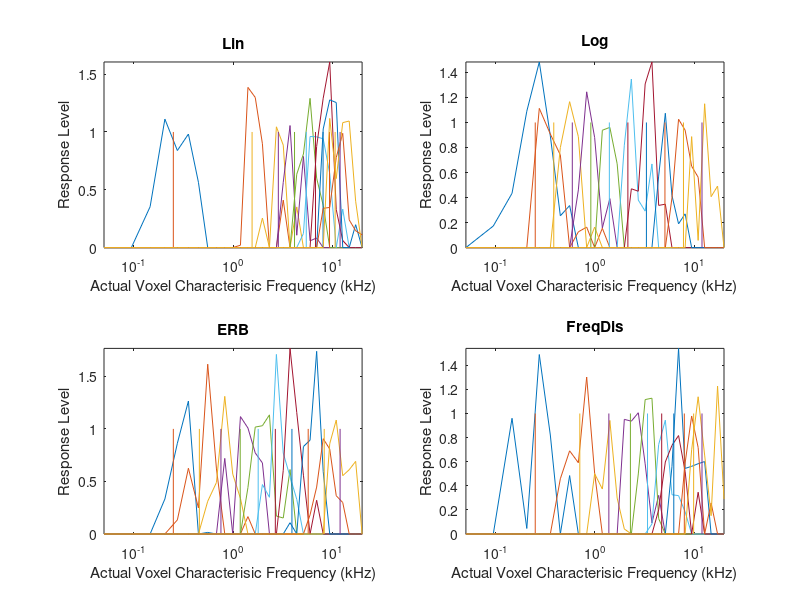
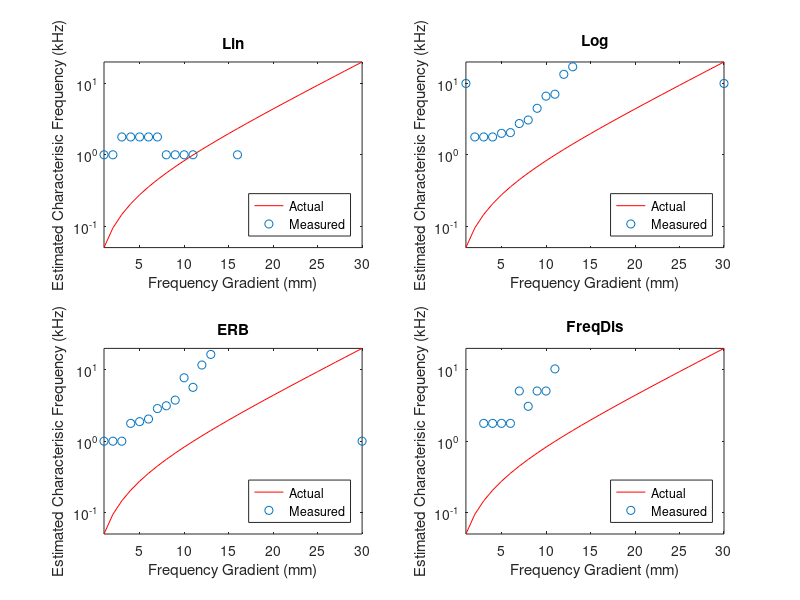

Here is the MATLAB script that generated these plots, in order:
function data = fMRIFreqMagModel
% Model of Frequency magnification imaged using fMRI
% effect on stimulus spacing on recorded response compared to underlying
% spacing of neuron/voxel characterisic frequency spacing

%% TO DO
% Add spread of HMDR - apply to voxel response
% Add noise
% Add frequency selectivity spacing
% create bandpass noise stimuli
% each voxel contain many tuning curves - loop current code for each voxel
% and take weighted average - then convovle with gaussian Hymodynmaic
% spread response
% plot superimposed stimuli responses
% plot neuron response as line, voxel as point
% 30 random numbers - create coiefient 

clc; close all

%% Neuronal population Magnification domain fucntion
% VoxelMagSpace = {str2func('@lcfNErb'),str2func('@FreqDisMagDom')};
% VoxelMagSpace2Freq = {str2func('@lcfInvNErb'),str2func('@FreqDisMagDom2Fre')};
% VoxelFilterWidth = {str2func('@lcfErb'),str2func('@FreqDisMagDom2Freq')};

%% Neuronal population Magnification domain fucntion
VoxelMagSpace = {str2func('@lcfNErb')};
VoxelMagSpace2Freq = {str2func('@lcfInvNErb')};
VoxelFilterWidth = {str2func('@lcfErb')};

%% Stimuli Magnification domain functions
% magDomain,magScale2F,magFilterWidth
StimMagDomain = {str2func('@LinMagDom'),str2func('@LogMagDom'),str2func('@lcfNErb'),str2func('@FreqDisMagDom')};
StimMagDomain2Freq = {str2func('@LinMagDom2Freq'),str2func('@LogMagDom2Freq'),str2func('@lcfInvNErb'),str2func('@FreqDisMagDom2Freq')};
StimSpacingNames = {'Lin','Log','ERB','FreqDis'};   % names for graph titles for each stimulus spacing - must be in same order as StimMagDomain and StimMagDomain2Freq variables

%% Stimuli Properties
StimHighFreq = 12;  % highest frequency to test
StimLowFreq = 0.25; % lowest frequency to test
StimNum = 10;   % number of stimulus
%% Voxel Population Properties
% Auditory system properties
HighFreq = 20;  % Highest frequency of the system
LowFreq = 0.05; % Lowest frequency of the system
Gradient = 30; % length of gradient in mm
nNeurons = 100000; % number of neurons per mm
% Imaging Properties
Resolution = 1;  % resolution of imaging in mm
nVoxels = Gradient/Resolution; % number of voxels
NeuronDensity = nNeurons .* Resolution; % number of neurons in each voxel
HDspread = 3; % spread of hemodynamic response in mm

% Spacing Properites
C = 0.06; % constant scaling for voxel tuning width

VMD = cell(length(VoxelMagSpace),1);
SMD = struct('VoxRes', ones(StimNum,nVoxels), ...
    'VCharaFreq', ones(nVoxels), ...
    'fMRIdata', ones(nVoxels));
Res = cell(length(StimMagDomain),1);

for iVMD = 1:length(VoxelMagSpace)
    % Spacing Properites
    data.VoxelProp = VoxelProperties(LowFreq,HighFreq,nVoxels,C,VoxelMagSpace{iVMD},VoxelMagSpace2Freq{iVMD},VoxelFilterWidth{iVMD});    %     (LowFreq,HighFreq,nVoxels,C,magDomain,magScale2F,magFilterWidth)
    
    for iSMD = 1:length(StimMagDomain)
        %% create stimuli frequencies for each spacing
        StimFreq = StimMagDomain2Freq{iSMD}(linspace(StimMagDomain{iSMD}(StimLowFreq),StimMagDomain{iSMD}(StimHighFreq),StimNum)); % frequencies of stimuli - 3D matrix for band limited noise
        
        %% create stimuli gain structure
        StimLev = ones(size(StimFreq)); % can use to model filter response
        
        %% loop for each voxel
         figure (iVMD)
        for i = 1:length(StimFreq)
            SMD.VoxRes(i,:) = VoxelResponse (StimFreq(i),StimLev,data.VoxelProp.VFreqC,data.VoxelProp.p);
            subplot(2,2,iSMD);
            plot(data.VoxelProp.VFreqC,SMD.VoxRes(i,:)), set(gca,'XScale','log'),title (StimSpacingNames{iSMD}), xlabel('Actual Voxel Characterisic Frequency (kHz)'), ylabel('Response Level'), axis tight
            hold on
            line(repmat(StimFreq(i),1,2),[min(ylim) StimLev(i)])
        end
        
        % weight average response for each voxel in stimuli domain (stimuli domain because stimuli ID used for calulation)
        %         for i = 1:nVoxels
        SMD.VCharaFreq = VoxelCharacterFrequency (StimFreq, SMD.VoxRes,StimMagDomain{iSMD},StimMagDomain2Freq{iSMD});
        %         end
        
        %% fMRI response data
        %% convolve with Hemodynamic spread
        %         SMD.fMRIdata(iSMD) = fMRIResponse (SMD.VCharaFreq(iSMD),HDspread);
        
        Res{iSMD}= SMD;
        
    end
    data.VMD{iVMD} = Res;
    
    %% plot Voxel characterisic frequencies - actual vs measured
    for iVMD = 1:length(VoxelMagSpace)
        figure (iVMD + 1)
        for iSMD = 1:length(StimMagDomain)
            subplot(2,2,iSMD);
            plot (1:nVoxels,data.VoxelProp.VFreqC, 'r'), axis tight
            hold on
            scatter (1:nVoxels,data.VMD{iVMD,1}{iSMD ,1}.VCharaFreq)
            set(gca,'YScale','log'), xlabel('Frequency Gradient (mm)'), ylabel('Estimated Characterisic Frequency (kHz)'),title (StimSpacingNames{iSMD}),legend('Actual','Measured','Location','SouthEast')
        end
    end
    
end

end
function Response = VoxelResponse (StimF,StimLev,VoxelFreqC,p)
StimInt = 10.^(StimLev/10);
Int = zeros(1,length(VoxelFreqC)); % Response intensity for each Voxel
for I = 1:length(VoxelFreqC)
    for II = 1:length(StimF)
        g = abs((StimF(II)-VoxelFreqC(I))/VoxelFreqC(I));
        fw=(1+(p(I)*g)).*exp(-p(I)*g); %Two parameter roex
        Int(I) = Int(I)+fw*StimInt(II);
    end
end
NoiseLev = 0.1;
noise = randn (1,length(VoxelFreqC)).*NoiseLev;
Int = Int + noise;
Response = 10*log10(max(Int,1)); % Threshold intensity response and convert to dB
% Response = Int; % no threshold
% Response = max(Int,1);
end
function VCharaFreq = VoxelCharacterFrequency (StimFreq, VoxRes,StimMagDomain,StimMagDomain2Freq)
VCharaFreq = zeros(length(VoxRes),1);
StimFreqStimDomain = StimMagDomain(StimFreq);
for i = 1:length(VoxRes)
    VCharaFreq (i) = sum((StimFreqStimDomain'.*VoxRes(:,i)))./sum(VoxRes(:,i)); % need to convert to linear spacing - convert to mag domain then convert back for characteristic frequencies
end
VCharaFreq(isnan(VCharaFreq)) = 0 ;

VCharaFreq = StimMagDomain2Freq(VCharaFreq);
%% need to convert back to frequency domain
end
function Response = fMRIResponse (StimF,StimLev,VoxelFreqC,p)
% hemodynamic spread
%% Parkes (2005) at 3 T
%% Find paper for 7T - around 2.3 mm
% FWHM GE = 3.9 +/- 0.7 mm, SE = 3.4 +/- 0.8
StimInt = 10.^(StimLev/10);
Int = zeros(1,length(VoxelFreqC)); % Response intensity for each Voxel
for I = 1:length(VoxelFreqC)
    for II = 1:length(StimF)
        g = abs((StimF(II)-VoxelFreqC(I))/VoxelFreqC(I));
        fw=(1+(p(I)*g)).*exp(-p(I)*g); %Two parameter roex
        Int(I) = Int(I)+fw*StimInt(II);
    end
end
Response = 10*log10(max(Int,1)); % Threshold intensity response and convert to dB
% Response = Int; % no threshold
% Response = max(Int,1);
end
function VoxelProp = VoxelProperties(LowFreq,HighFreq,nVoxels,C,magDomain,magScale2F,magFilterWidth)
VoxelProp.VmagScale = linspace(magDomain(LowFreq),magDomain(HighFreq),nVoxels); % Linearly space in magnification scale domain (ERB, FS, LOG, LIN)
VoxelProp.VFreqC = magScale2F(VoxelProp.VmagScale);   % Voxel Characterisic Frequency - Convert maginification scale values to frequency values (kHz)
VoxelProp.VTuningWidth = magFilterWidth(VoxelProp.VFreqC); % Voxel frequency tuning width for each Voxel Charactersic Frequency (for each voxel)(Bandwidth in?)
VoxelProp.p = C*4*VoxelProp.VFreqC./VoxelProp.VTuningWidth; % Filter coefficient of each Voxel
end
function y = LinMagDom(f)
y = f;
end
function f = LinMagDom2Freq(x)
f = x;
end
function y = LogMagDom(f)
y = log10(f);
end
function f = LogMagDom2Freq(x)
f = 10.^(x);
end
function erb = lcfErb(f)
% ***** lcfErb *****
% ERBs as per Glasberg and Moore (1990);
A = 24.7/1000; B = 4.37;
erb = A*(B*f+1);
end
function nerb = lcfNErb(f)
% ***** lcfNErb *****
% Converts frequency to ERB number;
A = 24.7/1000; B = 4.37;
nerb = 1/(A*B)*log(B*f+1);
end
function f = lcfInvNErb(nerb)
% ***** lcfInvNErb *****
% Converts ERB number to frequency;
A = 24.7/1000; B = 4.37;
f = 1/B*(exp(A*B*nerb)-1);
end
function DLF= FreqDisTuningWidth (f)

%% log DLF = a'sqrt(F) + k' + m'(SL^-1) % Nelson et al (1983)
% Nelson et al k' = -0.15, m' = 5.056, a' = 0.0214

%% Weir (1977) = log DLF = a sqrt(F) + b % depended on dB SL

a = 0.0214; k = -0.15; m = 5.056; SL = 40;

DLF = log10(a(sqrt(f)) + k + m(SL^-1));


% FreqSelTunWid = f;
end
function y = FreqDisMagDom(f)
%% number of Freq Selectivity units
a = 0.0214; k = -0.15; m = 5.056; SL = 35;
y = exp(a .* sqrt(f) + k + m.*(SL.^-1));
end
function f = FreqDisMagDom2Freq(x)
a = 0.0214; k = -0.15; m = 5.056; SL = 35;
f = ((log(x) - (k + m.*(SL.^-1)))./a).^2;
end